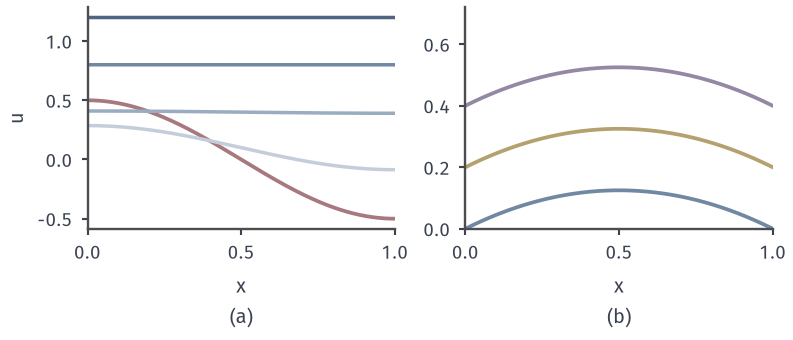

Python code for this plot:
from pathlib import Path
import sys
ROOT = next(p for p in Path(__file__).resolve().parents if (p/'build.sh').is_file() and (p/'tex/book.tex').is_file())
sys.path.insert(0, str(ROOT/'figures/06-differential-equations/02-partial-differential-equations/matplotlib/pdeprob-common'))
from pdeprob_common import *
# Target: integral constraint for the Neumann problem.
fig, axs = figure(width_mm=112, height_mm=48, ncols=2)
X=np.linspace(0,1,300)
ax=axs[0]; style(ax)
u=lambda t:t+.5*np.exp(-np.pi**2*t)*np.cos(np.pi*X)
ax.plot(X,u(0),color=RED,lw=1.5)
for t,c in zip((.1,.4,.8,1.2),SHADES): ax.plot(X,u(t),color=c,lw=1.4)
ax.set_xlim(0,1); ax.set_xticks([0,.5,1]); ax.set_ylabel('$u$'); sub(ax,'a','$x$')
ax=axs[1]; style(ax)
for C,c in zip((0,.2,.4),(BLUE,YELLOW,PURPLE)): ax.plot(X,-X**2/2+X/2+C,color=c,lw=1.5)
ax.set_xlim(0,1); ax.set_xticks([0,.5,1]); ax.set_ylim(0,.72); sub(ax,'b','$x$')
save(fig, Path(__file__).resolve().parent, 'figure', {'formula':'(a) t+.5 exp(-pi^2 t) cos(pi x); (b) -x^2/2+x/2+C'})
